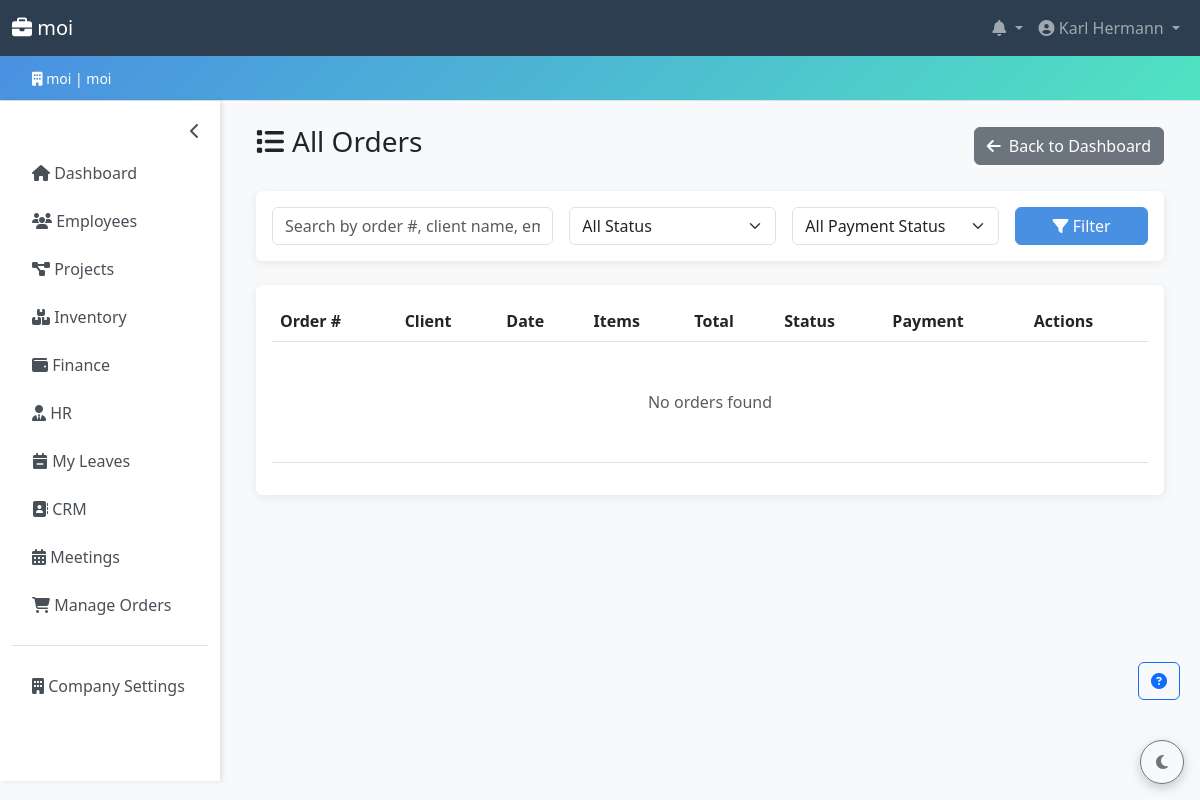
Page /marketplace/admin/orders/list/ (signed in) on the earlier database version.
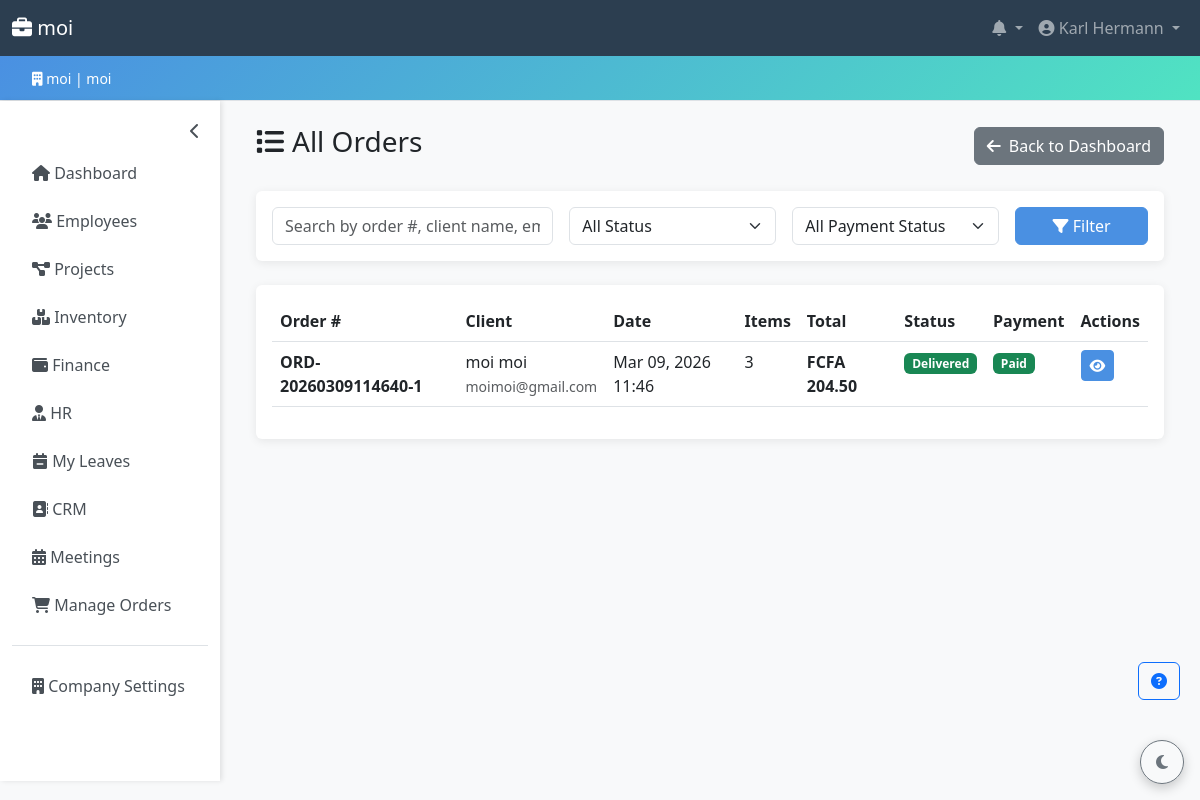
Same page on the later database version.
### marketplace/models.py (models this page shows, shortened)
class Order(models.Model):
    STATUS_CHOICES = [
        ('pending', 'Pending'),
        ('confirmed', 'Confirmed'),
        ('processing', 'Processing'),
        ('shipped', 'Shipped'),
        ('delivered', 'Delivered'),
        ('cancelled', 'Cancelled'),
    ]
    PAYMENT_STATUS_CHOICES = [
        ('pending', 'Pending'),
        ('paid', 'Paid'),
        ('refunded', 'Refunded'),
        ('failed', 'Failed'),
    ]
    FINANCE_SYNC_STATUS_CHOICES = [
        ('pending', 'Pending'),
        ('posted', 'Posted'),
        ('reversed', 'Reversed'),
        ('failed', 'Failed'),
    ]
    order_number = models.CharField(max_length=50, unique=True)
    client = models.ForeignKey(Client, on_delete=models.CASCADE, related_name='orders')
    company = models.ForeignKey(Company, on_delete=models.CASCADE, related_name='marketplace_orders')
    status = models.CharField(max_length=20, choices=STATUS_CHOICES, default='pending')
    payment_status = models.CharField(max_length=20, choices=PAYMENT_STATUS_CHOICES, default='pending')
    finance_sync_status = models.CharField(
        max_length=20,
        choices=FINANCE_SYNC_STATUS_CHOICES,
        default='pending',
    )
    finance_journal_entry = models.ForeignKey(
        'finance.JournalEntry',
        on_delete=models.SET_NULL,
        null=True,
        blank=True,
        related_name='marketplace_orders',
    )
    finance_reversal_journal_entry = models.ForeignKey(
        'finance.JournalEntry',
        on_delete=models.SET_NULL,
        null=True,
        blank=True,
        related_name='marketplace_reversals',
    )
    finance_synced_at = models.DateTimeField(null=True, blank=True)
    finance_reversed_at = models.DateTimeField(null=True, blank=True)
    finance_sync_error = models.TextField(blank=True)
    subtotal = models.DecimalField(max_digits=10, decimal_places=2)
    tax = models.DecimalField(max_digits=10, decimal_places=2, default=0)
    shipping = models.DecimalField(max_digits=10, decimal_places=2, default=0)
    total = models.DecimalField(max_digits=10, decimal_places=2)
    shipping_address = models.TextField()
    shipping_city = models.CharField(max_length=100)
    shipping_country = models.CharField(max_length=100)
    shipping_phone = models.CharField(max_length=20)
    created_at = models.DateTimeField(auto_now_add=True)
    updated_at = models.DateTimeField(auto_now=True)
    confirmed_at = models.DateTimeField(null=True, blank=True)
    shipped_at = models.DateTimeField(null=True, blank=True)
    delivered_at = models.DateTimeField(null=True, blank=True)
    notes = models.TextField(blank=True)
    class Meta:
        ordering = ['-created_at']

class Client(models.Model):
    email = models.EmailField(unique=True)
    password = models.CharField(max_length=128)  # Will be hashed
    first_name = models.CharField(max_length=100)
    last_name = models.CharField(max_length=100)
    phone = models.CharField(max_length=20, blank=True)
    address = models.TextField(blank=True)
    city = models.CharField(max_length=100, blank=True)
    country = models.CharField(max_length=100, blank=True)
    postal_code = models.CharField(max_length=20, blank=True)
    is_active = models.BooleanField(default=True)
    created_at = models.DateTimeField(auto_now_add=True)
    updated_at = models.DateTimeField(auto_now=True)
    class Meta:
        ordering = ['-created_at']
    def get_full_name(self):
        return f"{self.first_name} {self.last_name}"

### marketplace/admin_views.py (the view, shortened to what this page needs)
# urls.py: path('admin/orders/list/', admin_views.admin_order_list, name='admin_order_list'),
@login_required
@company_admin_required
def admin_order_list(request):
    company = request.user.company
    orders = Order.objects.filter(
        company=company
    ).select_related('client').order_by('-created_at')
    status = request.GET.get('status', '')
    if status:
        orders = orders.filter(status=status)
    payment_status = request.GET.get('payment_status', '')
    if payment_status:
        orders = orders.filter(payment_status=payment_status)
    query = request.GET.get('q', '').strip()
    context = {
        'orders': orders,
        'query': query,
        'selected_status': status,
        'selected_payment_status': payment_status,
        'STATUS_CHOICES': Order.STATUS_CHOICES,
        'PAYMENT_STATUS_CHOICES': Order.PAYMENT_STATUS_CHOICES,
    }
    return render(request, 'marketplace/admin/order_list.html', context)

### accounts/context_processors.py (called while the page is built)
def company_context(request: HttpRequest) -> dict:
    company = None
    is_company_admin = False
    user_role = ''
    unread_notifications = 0
    user = getattr(request, 'user', None)
    if user and user.is_authenticated:
        company = user.company
        is_company_admin = user.is_company_admin
        user_role = user.role
        unread_notifications = Notification.objects.filter(
            user=user,
            is_read=False
        ).count()
    return {
        'company': company,
        'is_company_admin': is_company_admin,
        'user_role': user_role,
        'unread_notifications': unread_notifications,
    }

### accounts/models.py (called while the page is built)
    def get_full_name(self) -> str:
        return f'{self.first_name} {self.last_name}'.strip() or self.email

### accounts/templatetags/role_tags.py (called while the page is built)
@register.filter(name='has_role')
def has_role(user, roles_str):
    if not user or not user.is_authenticated:
        return False
    if user.is_superuser:
        return True
    allowed = {r.strip() for r in roles_str.split(',')}
    return user.role in allowed

### templates/marketplace/admin/order_list.html (shortened to what the changed rows need)
{% extends 'base.html' %}
{% block content %}
<div class="container-fluid">
    <div class="d-flex justify-content-between align-items-center mb-4">
        <h1 class="h3"><i class="fas fa-list me-2"></i>All Orders</h1>
    </div>
    <div class="card">
        <div class="card-body">
            <div class="table-responsive">
                <table class="table table-hover">
                    <thead>
                        <tr>
                            <th>Order #</th>
                            <th>Client</th>
                            <th>Date</th>
                            <th>Items</th>
                            <th>Total</th>
                            <th>Status</th>
                            <th>Payment</th>
                            <th>Actions</th>
                        </tr>
                    </thead>
                    <tbody>
                        {% for order in orders %}
                        <tr>
                            <td><strong>{{ order.order_number }}</strong></td>
                            <td>
                                {{ order.client.get_full_name }}<br>
                                <small class="text-muted">{{ order.client.email }}</small>
                            </td>
                            <td>{{ order.created_at|date:"M d, Y H:i" }}</td>
                            <td>{{ order.items.count }}</td>
                            <td><strong>FCFA {{ order.total|floatformat:2 }}</strong></td>
                            <td>
                                <span class="badge
                                    {% if order.status == 'pending' %}bg-warning
                                    {% elif order.status == 'confirmed' %}bg-info
                                    {% elif order.status == 'shipped' %}bg-primary
                                    {% elif order.status == 'delivered' %}bg-success
                                    {% elif order.status == 'cancelled' %}bg-danger
                                    {% endif %}">
                                    {{ order.get_status_display }}
                                </span>
                            </td>
                            <td>
                                <span class="badge
                                    {% if order.payment_status == 'pending' %}bg-warning
                                    {% elif order.payment_status == 'paid' %}bg-success
                                    {% elif order.payment_status == 'refunded' %}bg-info
                                    {% elif order.payment_status == 'failed' %}bg-danger
                                    {% endif %}">
                                    {{ order.get_payment_status_display }}
                                </span>
                            </td>
                            <td>
                                <a href="{% url 'marketplace:admin_order_detail' order.pk %}" class="btn btn-sm btn-primary">
                                    <i class="fas fa-eye"></i>
                                </a>
                            </td>
                        </tr>
                        {% empty %}
                        <tr>
                            <td colspan="8" class="text-center py-5 text-muted">No orders found</td>
                        </tr>
                        {% endfor %}
                    </tbody>
                </table>
            </div>
        </div>
    </div>
</div>
{% endblock %}

Differences in the rows shown:
now on this page (row edited): Order: order_number "ORD-20260309114640-1", client.get_full_name "moi moi", client.email "moimoi@gmail.com", created_at "Mar 09, 2026 11:46", items.count "3", total "204.50", status "Delivered", payment_status "Paid"
Other differences:
text no longer shown: "No orders found"
